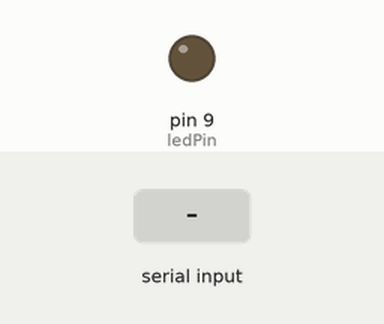
Simulated run of this sketch. Board: Arduino Uno, built with avr-gcc and run on an emulated ATmega328P. Parts: output pins drawn as LEDs (lit = HIGH). Inputs (shaded band) come from the test bench.

Above: at 1.2 s.
1.3 s: byte 30 received over Serial
At 2.1 s:
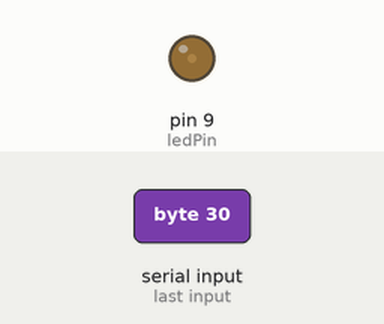
2.8 s: byte 90 received over Serial
At 3.3 s:
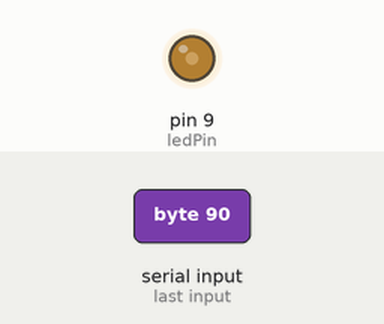
Timing chart, 0 to 5.8 s (numbered marks = the images above; inputs shaded):
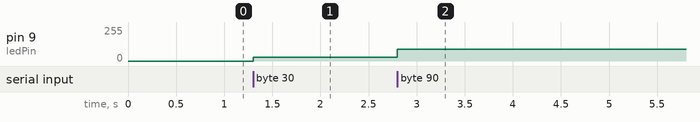

The sketch:

QtArduino1.ino
```cpp
/*
**    Arduino - Qt 'qextserialport' lib test file 1
**
**    controls the brightness of a LED present on the pin 9
**
**    ~schematics: Gnd <->l LED L<->1KOhm resistor<->pin9
**
*/

const int ledPin = 9; // the pin the LED is attached to
//const byte ledBrightness = 150;

void setup()
{
    Serial.begin(9600); //start the serial port at 9600 bauds
    pinMode(ledPin, OUTPUT); // init the LED pin as an output
    //analogWrite(ledPin, ledBrightness);// set the brightness of the LED
}

void loop()
{
    byte brightness;
    // if we get data from the computer, update the LED brightness
    if ( Serial.available() > 0 ) // if data is available from the serial
    {
        brightness = Serial.read(); // read the most recent byte ('ll be from 0 to 255)
        analogWrite(ledPin, brightness);// set the brightness of the LED
    }
}
```

Measured:
- after the input at 1.3 s, pin 9 (ledPin): 0/255 → 30/255 at once
- after the input at 2.8 s, pin 9 (ledPin): 30/255 → 90/255 at once
